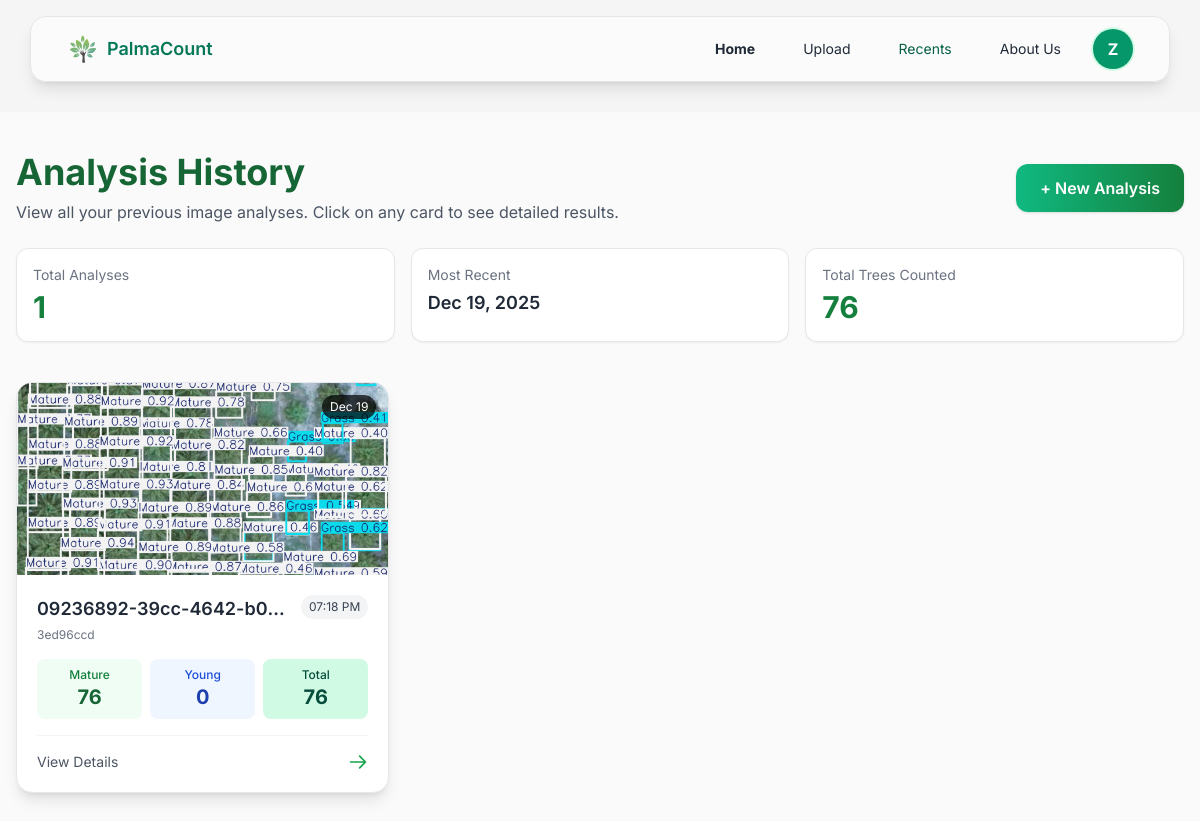
The app's page /history (signed in) with its own data.
### app.py (models this page shows, shortened)
class User(db.Model):
    __tablename__ = 'users'
    id = db.Column(db.Integer, primary_key=True)
    email = db.Column(db.String(120), unique=True, nullable=False)
    name = db.Column(db.String(100), nullable=False)
    password_hash = db.Column(db.String(200), nullable=False)
    created_at = db.Column(db.DateTime, default=datetime.utcnow)

class Analysis(db.Model):
    id = db.Column(db.Integer, primary_key=True)
    analysis_id = db.Column(db.String(50), unique=True, nullable=False)
    user_id = db.Column(db.Integer, db.ForeignKey('users.id'), nullable=False)
    original_filename = db.Column(db.String(200), nullable=False)
    processed_filename = db.Column(db.String(200), nullable=False)
    mature_count = db.Column(db.Integer, nullable=False)
    young_count = db.Column(db.Integer, nullable=False)
    total_count = db.Column(db.Integer, nullable=False)
    created_at = db.Column(db.DateTime, nullable=False, default=datetime.utcnow)
    user = db.relationship('User', backref='analyses')

### app.py (the view)
@app.route('/history')
def history():
    if "user_id" not in session:
        return redirect(url_for('login'))
    analyses = Analysis.query.filter_by(user_id=session['user_id'])\
                             .order_by(Analysis.created_at.desc()).all()
    return render_template('history.html', analyses=analyses)

### app.py (called while the page is built)
@app.context_processor
def inject_user():
    user_data = None
    if 'user_id' in session:
        user_data = User.query.get(session['user_id'])
    return dict(user=user_data)

### templates/history.html (shortened to what this page needs)
{% extends "layout.html" %}
{% block content %}
{% set title = "History | PalmaCount" %}
<div class="min-h-screen bg-neutral-50 py-10 px-4">
  <div class="max-w-7xl mx-auto">
    <div class="mb-10">
      <div class="flex flex-col sm:flex-row sm:items-center justify-between gap-4 mb-6">
        <div>
          <h1 class="text-4xl font-bold text-green-800 mb-2">Analysis History</h1>
          <p class="text-gray-600">View all your previous image analyses. Click on any card to see detailed results.</p>
        </div>
        <a href="{{ url_for('upload') }}"
           class="px-6 py-3 bg-gradient-to-r from-emerald-500 to-green-700 text-white font-semibold rounded-xl shadow hover:shadow-lg transition duration-300 whitespace-nowrap">
          + New Analysis
        </a>
      </div>
      {% if analyses %}
      <div class="grid grid-cols-1 sm:grid-cols-3 gap-4 mb-8">
        <div class="bg-white p-4 rounded-xl border border-gray-200 shadow-sm">
          <p class="text-sm text-gray-500 mb-1">Total Analyses</p>
          <p class="text-3xl font-bold text-green-700">{{ analyses|length }}</p>
        </div>
        <div class="bg-white p-4 rounded-xl border border-gray-200 shadow-sm">
          <p class="text-sm text-gray-500 mb-1">Most Recent</p>
          <p class="text-lg font-semibold text-gray-800">
            {{ analyses[0].created_at.strftime('%b %d, %Y') if analyses else 'N/A' }}
          </p>
        </div>
        <div class="bg-white p-4 rounded-xl border border-gray-200 shadow-sm">
          <p class="text-sm text-gray-500 mb-1">Total Trees Counted</p>
          <p class="text-3xl font-bold text-green-700">
            {{ analyses|sum(attribute='total_count') if analyses else 0 }}
          </p>
        </div>
      </div>
      {% endif %}
    </div>
    {% if analyses %}
      <div class="grid grid-cols-1 md:grid-cols-2 lg:grid-cols-3 gap-6">
        {% for analysis in analyses %}
        <a href="{{ url_for('analysis_detail', analysis_id=analysis.analysis_id) }}"
           class="group bg-white rounded-2xl shadow-lg border border-gray-200 overflow-hidden hover:shadow-2xl hover:-translate-y-1 transition-all duration-300">
          <div class="h-48 overflow-hidden relative">
            <img src="{{ url_for('static', filename='processed/' + analysis.processed_filename) }}"
                 alt="{{ analysis.original_filename }}"
                 class="w-full h-full object-cover group-hover:scale-105 transition duration-500">
            <div class="absolute top-3 right-3 bg-black/70 text-white text-xs px-2 py-1 rounded-full">
              {{ analysis.created_at.strftime('%b %d') }}
            </div>
          </div>
          <div class="p-5">
            <div class="flex justify-between items-start mb-3">
              <div class="flex-1 min-w-0">
                <h3 class="font-semibold text-gray-800 text-lg truncate mb-1">{{ analysis.original_filename }}</h3>
                <p class="text-xs text-gray-500 truncate">{{ analysis.analysis_id }}</p>
              </div>
              <span class="text-xs bg-gray-100 text-gray-700 px-2 py-1 rounded-full ml-2 flex-shrink-0">
                {{ analysis.created_at.strftime('%I:%M %p') }}
              </span>
            </div>
            <div class="grid grid-cols-3 gap-2 mt-4">
              <div class="text-center p-2 bg-green-50 rounded-lg">
                <p class="text-xs text-green-700 font-medium">Mature</p>
                <p class="text-xl font-bold text-green-800">{{ analysis.mature_count }}</p>
              </div>
              <div class="text-center p-2 bg-blue-50 rounded-lg">
                <p class="text-xs text-blue-700 font-medium">Young</p>
                <p class="text-xl font-bold text-blue-800">{{ analysis.young_count }}</p>
              </div>
              <div class="text-center p-2 bg-emerald-100 rounded-lg">
                <p class="text-xs text-emerald-900 font-medium">Total</p>
                <p class="text-xl font-bold text-emerald-900">{{ analysis.total_count }}</p>
              </div>
            </div>
            <div class="mt-4 pt-4 border-t border-gray-100">
              <div class="flex items-center justify-between">
                <span class="text-sm text-gray-600">View Details</span>
                <span class="text-green-600 group-hover:text-green-800 transition">
                  <svg class="w-5 h-5" fill="none" stroke="currentColor" viewBox="0 0 24 24">
                    <path stroke-linecap="round" stroke-linejoin="round" stroke-width="2" d="M14 5l7 7m0 0l-7 7m7-7H3"/>
                  </svg>
                </span>
              </div>
            </div>
          </div>
        </a>
        {% endfor %}
      </div>
    {% endif %}
  </div>
</div>
{% endblock %}

### templates/layout.html (shortened to what this page needs)
<!DOCTYPE html>
<html lang="en">
<head>
  <script src="https://cdn.tailwindcss.com"></script>
</head>
<body class="bg-neutral-100">
{% set current = request.path %}
{% if request.endpoint not in ['login', 'register'] %}
<nav class="fixed top-4 left-1/2 -translate-x-1/2 z-50 w-[95%] max-w-6xl bg-white/60 backdrop-blur-xl rounded-2xl shadow-lg border border-stone-200">
  <div class="px-9">
    <div class="flex items-center justify-between h-16">
      <a href="/" class="flex items-center space-x-2">
        <img class="h-8 w-auto" src="{{ url_for('static', filename='images/palmaLogo.svg') }}" alt="PalmaCount Logo">
        <span class="text-lg font-semibold text-emerald-700">PalmaCount</span>
      </a>
      <div class="hidden sm:flex items-center space-x-4">
        <a href="/" class="px-4 py-2 text-sm font-bold rounded-xl transition
           {% if current == '/' %}text-emerald-800{% else %}text-gray-800 hover:bg-neutral-300 hover:text-emerald-700{% endif %}">
          Home
        </a>
        <a href="/upload" class="px-4 py-2 text-sm rounded-xl transition
           {% if current == '/upload' %}text-emerald-800{% else %}text-gray-800 hover:bg-neutral-300 hover:text-emerald-700{% endif %}">
          Upload
        </a>
        <a href="/history" class="px-4 py-2 text-sm rounded-xl transition
           {% if current == '/history' %}text-emerald-800{% else %}text-gray-800 hover:bg-neutral-300 hover:text-emerald-700{% endif %}">
          Recents
        </a>
        <a href="/about" class="px-4 py-2 text-sm rounded-xl transition
           {% if current == '/about' %}text-emerald-800{% else %}text-gray-800 hover:bg-neutral-300 hover:text-emerald-700{% endif %}">
          About Us
        </a>
        {% if user %}
        <div class="relative group ml-4">
          <a href="{{ url_for('profile') }}" class="block">
            <div class="w-10 h-10 rounded-full bg-emerald-600 flex items-center justify-center text-white font-bold cursor-pointer hover:bg-emerald-700 transition-all shadow-sm ring-2 ring-emerald-100">
              {{ user.name[0] | upper }}
            </div>
          </a>
        </div>
        {% else %}
        <a href="/login" class="px-4 py-2 text-sm font-medium bg-emerald-700 text-white rounded-xl hover:bg-emerald-800 transition">
          Log In
        </a>
        {% endif %}
      </div>
    </div>
  </div>
</nav>
{% endif %}
<div class="pt-28">
    {% block content %}{% endblock %}
</div>
</body>
</html>

### records on screen
User: name "Z"
Analysis: created_at "Dec 19, 2025", processed_filename (picture), created_at "Dec 19", original_filename "09236892-39cc-4642-b0…", analysis_id "3ed96ccd", created_at "07:18 PM", mature_count "76", young_count "0", total_count "76"

### other values on screen
{{ analyses|length }} "1"
{{ analyses|sum(attribute='total_count') if analyses else 0 }} "76"
